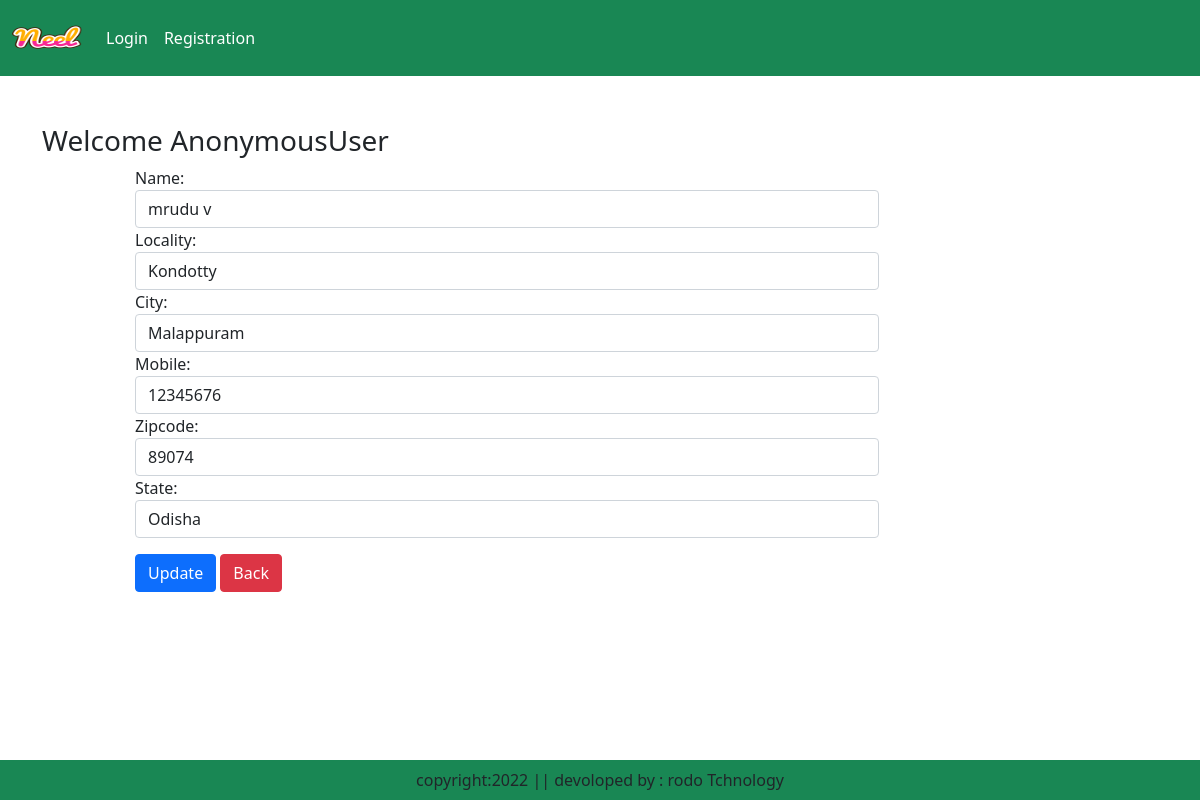
Page /UpdateAddress/4 on the committed database.
### eapp/models.py (models this page shows, shortened)
class Customer(models.Model):
    user=models.ForeignKey(User,on_delete=models.CASCADE)
    name=models.CharField(max_length=200)
    locality=models.CharField(max_length=200)
    city=models.CharField(max_length=50)
    mobile=models.IntegerField(default=0)
    zipcode=models.IntegerField()
    state=models.CharField(choices=STATE_CHOICES,max_length=100)

### eapp/views.py (the view, shortened to what this page needs)
# urls.py: path('UpdateAddress/<int:pk>',views.UpdateAddress.as_view(),name='UpdateAddress'),
class UpdateAddress(View):
    def get(self,request,pk):
        add=Customer.objects.get(pk=pk)
        form=CustomerProfileForm(instance=add)
        return render(request,'UpdateAddress.html',locals())

### eapp/forms.py
class CustomerProfileForm(forms.ModelForm):
   class Meta:
      model=Customer
      fields=['name','locality','city','mobile','zipcode','state']
      widgets={
         'name':forms.TextInput(attrs={'class':'form-control'}),
         'locality':forms.TextInput(attrs={'class':'form-control'}),
         'city':forms.TextInput(attrs={'class':'form-control'}),
         'mobile':forms.NumberInput(attrs={'class':'form-control'}),
         'zipcode':forms.NumberInput(attrs={'class':'form-control'}),
         'state':forms.Select(attrs={'class':'form-control'}),
      }

### eapp/templates/UpdateAddress.html (shortened to what this page needs)
{% extends 'base.html' %}
{% load static %}
{% block main-content %}
<div class="container my-5">
    <div class="row ">
        <h3>Welcome <span class="text-capitalize">{{request.user}}</span></h3>
    </div>
    <div class="col-sm-8 offset-sm-1">
        <form action="" method="post">
            {% for fm in form %}
            {{fm.label_tag}} {{fm}} <small class="text-danger">{{fm.errors|striptags}}</small>
            {% endfor %}
            <div class="col-12 mt-3">
                <button type="submit" class="btn btn-primary">Update</button>
                <a href="{% url 'address' %}" type="button" class="btn btn-danger">Back</a>
            </div>
        </form>
    </div>
</div>
{% endblock main-content %}

### rows in the picture
Customer: form "mrudu v" "Kondotty" "Malappuram" "12345676" "89074" "Odisha"

### other values in the picture
{{ request.user }} "AnonymousUser"
{{ fm.label_tag }} "Name:" "Locality:" "City:" "Mobile:" "Zipcode:" "State:"
